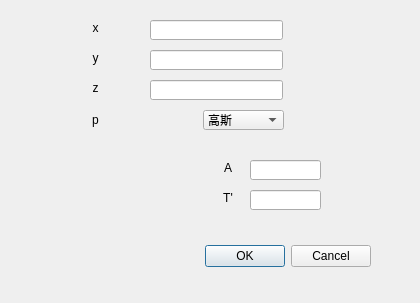
<?xml version="1.0" encoding="UTF-8"?>
<ui version="4.0">
 <class>SourceDlg</class>
 <widget class="QDialog" name="SourceDlg">
  <property name="geometry">
   <rect>
    <x>0</x>
    <y>0</y>
    <width>420</width>
    <height>303</height>
   </rect>
  </property>
  <property name="windowTitle">
   <string>source</string>
  </property>
  <widget class="QDialogButtonBox" name="buttonBox">
   <property name="geometry">
    <rect>
     <x>30</x>
     <y>240</y>
     <width>341</width>
     <height>32</height>
    </rect>
   </property>
   <property name="orientation">
    <enum>Qt::Horizontal</enum>
   </property>
   <property name="standardButtons">
    <set>QDialogButtonBox::Cancel|QDialogButtonBox::Ok</set>
   </property>
  </widget>
  <widget class="QStackedWidget" name="stackedWidget">
   <property name="geometry">
    <rect>
     <x>60</x>
     <y>140</y>
     <width>271</width>
     <height>80</height>
    </rect>
   </property>
   <property name="currentIndex">
    <number>0</number>
   </property>
   <widget class="QWidget" name="page">
    <widget class="QLabel" name="label_9">
     <property name="geometry">
      <rect>
       <x>0</x>
       <y>20</y>
       <width>141</width>
       <height>41</height>
      </rect>
     </property>
     <property name="text">
      <string/>
     </property>
     <property name="pixmap">
      <pixmap resource="res.qrc">:/new/images/formula1.png</pixmap>
     </property>
    </widget>
    <widget class="QLabel" name="label_5">
     <property name="geometry">
      <rect>
       <x>160</x>
       <y>20</y>
       <width>16</width>
       <height>16</height>
      </rect>
     </property>
     <property name="minimumSize">
      <size>
       <width>8</width>
       <height>0</height>
      </size>
     </property>
     <property name="text">
      <string>A</string>
     </property>
     <property name="alignment">
      <set>Qt::AlignCenter</set>
     </property>
    </widget>
    <widget class="QLineEdit" name="lineEdit_4">
     <property name="geometry">
      <rect>
       <x>190</x>
       <y>20</y>
       <width>71</width>
       <height>20</height>
      </rect>
     </property>
     <property name="sizePolicy">
      <sizepolicy hsizetype="Ignored" vsizetype="Fixed">
       <horstretch>0</horstretch>
       <verstretch>0</verstretch>
      </sizepolicy>
     </property>
     <property name="minimumSize">
      <size>
       <width>20</width>
       <height>0</height>
      </size>
     </property>
    </widget>
    <widget class="QLabel" name="label_6">
     <property name="geometry">
      <rect>
       <x>160</x>
       <y>50</y>
       <width>16</width>
       <height>16</height>
      </rect>
     </property>
     <property name="minimumSize">
      <size>
       <width>8</width>
       <height>0</height>
      </size>
     </property>
     <property name="text">
      <string>T'</string>
     </property>
     <property name="alignment">
      <set>Qt::AlignCenter</set>
     </property>
    </widget>
    <widget class="QLineEdit" name="lineEdit_7">
     <property name="geometry">
      <rect>
       <x>190</x>
       <y>50</y>
       <width>71</width>
       <height>20</height>
      </rect>
     </property>
     <property name="sizePolicy">
      <sizepolicy hsizetype="Ignored" vsizetype="Fixed">
       <horstretch>0</horstretch>
       <verstretch>0</verstretch>
      </sizepolicy>
     </property>
    </widget>
   </widget>
   <widget class="QWidget" name="page_2">
    <widget class="QLabel" name="label_11">
     <property name="geometry">
      <rect>
       <x>10</x>
       <y>20</y>
       <width>141</width>
       <height>41</height>
      </rect>
     </property>
     <property name="text">
      <string/>
     </property>
     <property name="pixmap">
      <pixmap resource="res.qrc">:/new/images/formula2.png</pixmap>
     </property>
    </widget>
   </widget>
   <widget class="QWidget" name="page_3">
    <widget class="QLabel" name="label_10">
     <property name="geometry">
      <rect>
       <x>10</x>
       <y>20</y>
       <width>122</width>
       <height>36</height>
      </rect>
     </property>
     <property name="text">
      <string/>
     </property>
     <property name="pixmap">
      <pixmap resource="res.qrc">:/new/images/formula3.png</pixmap>
     </property>
    </widget>
    <widget class="QLabel" name="label_7">
     <property name="geometry">
      <rect>
       <x>150</x>
       <y>20</y>
       <width>16</width>
       <height>16</height>
      </rect>
     </property>
     <property name="minimumSize">
      <size>
       <width>8</width>
       <height>0</height>
      </size>
     </property>
     <property name="text">
      <string>A</string>
     </property>
     <property name="alignment">
      <set>Qt::AlignCenter</set>
     </property>
    </widget>
    <widget class="QLineEdit" name="lineEdit_5">
     <property name="geometry">
      <rect>
       <x>180</x>
       <y>20</y>
       <width>71</width>
       <height>20</height>
      </rect>
     </property>
     <property name="sizePolicy">
      <sizepolicy hsizetype="Ignored" vsizetype="Fixed">
       <horstretch>0</horstretch>
       <verstretch>0</verstretch>
      </sizepolicy>
     </property>
    </widget>
    <widget class="QLabel" name="label_8">
     <property name="geometry">
      <rect>
       <x>150</x>
       <y>50</y>
       <width>16</width>
       <height>16</height>
      </rect>
     </property>
     <property name="minimumSize">
      <size>
       <width>4</width>
       <height>0</height>
      </size>
     </property>
     <property name="text">
      <string>ω</string>
     </property>
     <property name="alignment">
      <set>Qt::AlignCenter</set>
     </property>
    </widget>
    <widget class="QLineEdit" name="lineEdit_6">
     <property name="geometry">
      <rect>
       <x>180</x>
       <y>50</y>
       <width>71</width>
       <height>20</height>
      </rect>
     </property>
     <property name="sizePolicy">
      <sizepolicy hsizetype="Ignored" vsizetype="Fixed">
       <horstretch>0</horstretch>
       <verstretch>0</verstretch>
      </sizepolicy>
     </property>
    </widget>
   </widget>
  </widget>
  <widget class="QLabel" name="label_4">
   <property name="geometry">
    <rect>
     <x>80</x>
     <y>110</y>
     <width>31</width>
     <height>20</height>
    </rect>
   </property>
   <property name="minimumSize">
    <size>
     <width>12</width>
     <height>0</height>
    </size>
   </property>
   <property name="text">
    <string>p</string>
   </property>
   <property name="alignment">
    <set>Qt::AlignCenter</set>
   </property>
  </widget>
  <widget class="QComboBox" name="comboBox">
   <property name="geometry">
    <rect>
     <x>203</x>
     <y>110</y>
     <width>81</width>
     <height>20</height>
    </rect>
   </property>
   <property name="contextMenuPolicy">
    <enum>Qt::DefaultContextMenu</enum>
   </property>
   <property name="currentIndex">
    <number>0</number>
   </property>
   <item>
    <property name="text">
     <string>高斯</string>
    </property>
   </item>
   <item>
    <property name="text">
     <string>白噪声</string>
    </property>
   </item>
   <item>
    <property name="text">
     <string>单频声源</string>
    </property>
   </item>
  </widget>
  <widget class="QLineEdit" name="lineEdit_3">
   <property name="geometry">
    <rect>
     <x>150</x>
     <y>80</y>
     <width>133</width>
     <height>20</height>
    </rect>
   </property>
   <property name="sizePolicy">
    <sizepolicy hsizetype="Ignored" vsizetype="Fixed">
     <horstretch>0</horstretch>
     <verstretch>0</verstretch>
    </sizepolicy>
   </property>
  </widget>
  <widget class="QLabel" name="label_3">
   <property name="geometry">
    <rect>
     <x>80</x>
     <y>80</y>
     <width>31</width>
     <height>16</height>
    </rect>
   </property>
   <property name="minimumSize">
    <size>
     <width>12</width>
     <height>0</height>
    </size>
   </property>
   <property name="text">
    <string>z</string>
   </property>
   <property name="alignment">
    <set>Qt::AlignCenter</set>
   </property>
  </widget>
  <widget class="QLineEdit" name="lineEdit_2">
   <property name="geometry">
    <rect>
     <x>150</x>
     <y>50</y>
     <width>133</width>
     <height>20</height>
    </rect>
   </property>
   <property name="sizePolicy">
    <sizepolicy hsizetype="Ignored" vsizetype="Fixed">
     <horstretch>0</horstretch>
     <verstretch>0</verstretch>
    </sizepolicy>
   </property>
  </widget>
  <widget class="QLabel" name="label_2">
   <property name="geometry">
    <rect>
     <x>80</x>
     <y>50</y>
     <width>31</width>
     <height>16</height>
    </rect>
   </property>
   <property name="minimumSize">
    <size>
     <width>12</width>
     <height>0</height>
    </size>
   </property>
   <property name="text">
    <string>y</string>
   </property>
   <property name="alignment">
    <set>Qt::AlignCenter</set>
   </property>
  </widget>
  <widget class="QLineEdit" name="lineEdit">
   <property name="geometry">
    <rect>
     <x>150</x>
     <y>20</y>
     <width>133</width>
     <height>20</height>
    </rect>
   </property>
   <property name="sizePolicy">
    <sizepolicy hsizetype="Ignored" vsizetype="Fixed">
     <horstretch>0</horstretch>
     <verstretch>0</verstretch>
    </sizepolicy>
   </property>
  </widget>
  <widget class="QLabel" name="label">
   <property name="geometry">
    <rect>
     <x>70</x>
     <y>20</y>
     <width>51</width>
     <height>16</height>
    </rect>
   </property>
   <property name="minimumSize">
    <size>
     <width>12</width>
     <height>0</height>
    </size>
   </property>
   <property name="text">
    <string>x</string>
   </property>
   <property name="alignment">
    <set>Qt::AlignCenter</set>
   </property>
  </widget>
 </widget>
 <resources>
  <include location="res.qrc"/>
 </resources>
 <connections>
  <connection>
   <sender>buttonBox</sender>
   <signal>accepted()</signal>
   <receiver>SourceDlg</receiver>
   <slot>accept()</slot>
   <hints>
    <hint type="sourcelabel">
     <x>248</x>
     <y>254</y>
    </hint>
    <hint type="destinationlabel">
     <x>157</x>
     <y>274</y>
    </hint>
   </hints>
  </connection>
  <connection>
   <sender>buttonBox</sender>
   <signal>rejected()</signal>
   <receiver>SourceDlg</receiver>
   <slot>reject()</slot>
   <hints>
    <hint type="sourcelabel">
     <x>316</x>
     <y>260</y>
    </hint>
    <hint type="destinationlabel">
     <x>286</x>
     <y>274</y>
    </hint>
   </hints>
  </connection>
  <connection>
   <sender>comboBox</sender>
   <signal>currentIndexChanged(int)</signal>
   <receiver>stackedWidget</receiver>
   <slot>setCurrentIndex(int)</slot>
   <hints>
    <hint type="sourcelabel">
     <x>237</x>
     <y>118</y>
    </hint>
    <hint type="destinationlabel">
     <x>200</x>
     <y>187</y>
    </hint>
   </hints>
  </connection>
 </connections>
</ui>
